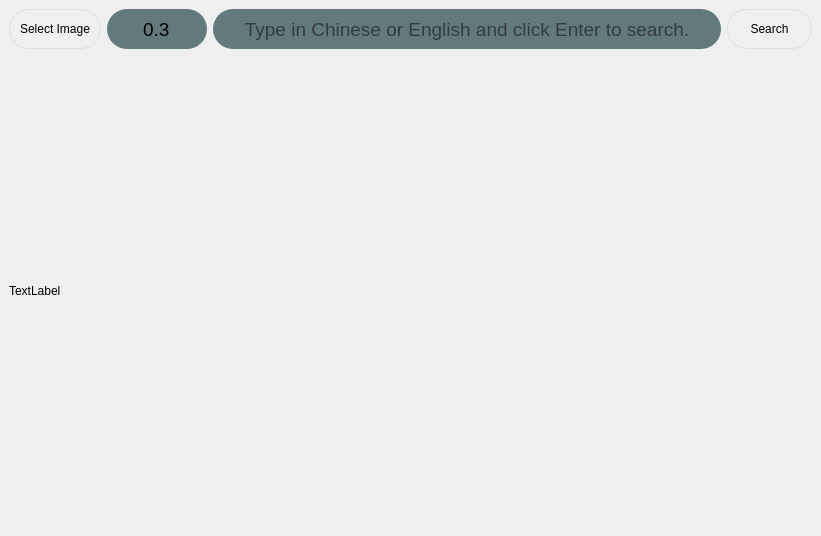
<?xml version="1.0" encoding="UTF-8"?>
<ui version="4.0">
 <class>MainWindow</class>
 <widget class="QMainWindow" name="MainWindow">
  <property name="geometry">
   <rect>
    <x>0</x>
    <y>0</y>
    <width>821</width>
    <height>536</height>
   </rect>
  </property>
  <property name="contextMenuPolicy">
   <enum>Qt::DefaultContextMenu</enum>
  </property>
  <property name="windowTitle">
   <string>CLIP</string>
  </property>
  <property name="styleSheet">
   <string notr="true"/>
  </property>
  <property name="toolButtonStyle">
   <enum>Qt::ToolButtonIconOnly</enum>
  </property>
  <widget class="QWidget" name="centralwidget">
   <layout class="QGridLayout" name="gridLayout_2">
    <item row="0" column="0">
     <layout class="QVBoxLayout" name="verticalLayout_2" stretch="1,1000">
      <item>
       <layout class="QVBoxLayout" name="verticalLayout">
        <item>
         <layout class="QHBoxLayout" name="horizontalLayout" stretch="0,0,6,1">
          <item>
           <widget class="QPushButton" name="btn_select">
            <property name="minimumSize">
             <size>
              <width>0</width>
              <height>40</height>
             </size>
            </property>
            <property name="styleSheet">
             <string notr="true">QPushButton {
    border: 1px solid #dcdfe6;
    padding: 10px;
    border-radius: 20px;
}

QPushButton:hover {
    background-color: #ecf5ff;
    color: #409eff;
}

QPushButton:pressed, QPushButton:checked {
    border: 1px solid #3a8ee6;
    color: #409eff;
}
</string>
            </property>
            <property name="text">
             <string>Select Image</string>
            </property>
           </widget>
          </item>
          <item>
           <widget class="QLineEdit" name="txt_threshold">
            <property name="minimumSize">
             <size>
              <width>0</width>
              <height>40</height>
             </size>
            </property>
            <property name="maximumSize">
             <size>
              <width>100</width>
              <height>16777215</height>
             </size>
            </property>
            <property name="font">
             <font>
              <pointsize>14</pointsize>
             </font>
            </property>
            <property name="styleSheet">
             <string notr="true">border-radius: 20px;
background-color: rgb(99, 122, 125);</string>
            </property>
            <property name="text">
             <string>0.3</string>
            </property>
            <property name="alignment">
             <set>Qt::AlignCenter</set>
            </property>
           </widget>
          </item>
          <item>
           <widget class="QLineEdit" name="txt_context">
            <property name="minimumSize">
             <size>
              <width>0</width>
              <height>40</height>
             </size>
            </property>
            <property name="font">
             <font>
              <pointsize>14</pointsize>
             </font>
            </property>
            <property name="styleSheet">
             <string notr="true">border-radius: 20px;
background-color: rgb(99, 122, 125);</string>
            </property>
            <property name="alignment">
             <set>Qt::AlignCenter</set>
            </property>
            <property name="placeholderText">
             <string>Type in Chinese or English and click Enter to search.</string>
            </property>
           </widget>
          </item>
          <item>
           <widget class="QPushButton" name="btn_search">
            <property name="enabled">
             <bool>true</bool>
            </property>
            <property name="minimumSize">
             <size>
              <width>0</width>
              <height>40</height>
             </size>
            </property>
            <property name="styleSheet">
             <string notr="true">QPushButton {
    border: 1px solid #dcdfe6;
    padding: 10px;
    border-radius: 20px;
}

QPushButton:hover {
    background-color: #ecf5ff;
    color: #409eff;
}

QPushButton:pressed, QPushButton:checked {
    border: 1px solid #3a8ee6;
    color: #409eff;
}
</string>
            </property>
            <property name="text">
             <string>Search</string>
            </property>
           </widget>
          </item>
         </layout>
        </item>
        <item>
         <spacer name="verticalSpacer">
          <property name="orientation">
           <enum>Qt::Vertical</enum>
          </property>
          <property name="sizeHint" stdset="0">
           <size>
            <width>20</width>
            <height>40</height>
           </size>
          </property>
         </spacer>
        </item>
       </layout>
      </item>
      <item>
       <layout class="QGridLayout" name="gridLayout">
        <item row="0" column="0">
         <widget class="myQLabel" name="label">
          <property name="text">
           <string>TextLabel</string>
          </property>
         </widget>
        </item>
       </layout>
      </item>
     </layout>
    </item>
   </layout>
  </widget>
 </widget>
 <customwidgets>
  <customwidget>
   <class>myQLabel</class>
   <extends>QLabel</extends>
   <header>myqlabel.h</header>
  </customwidget>
 </customwidgets>
 <resources/>
 <connections/>
</ui>
